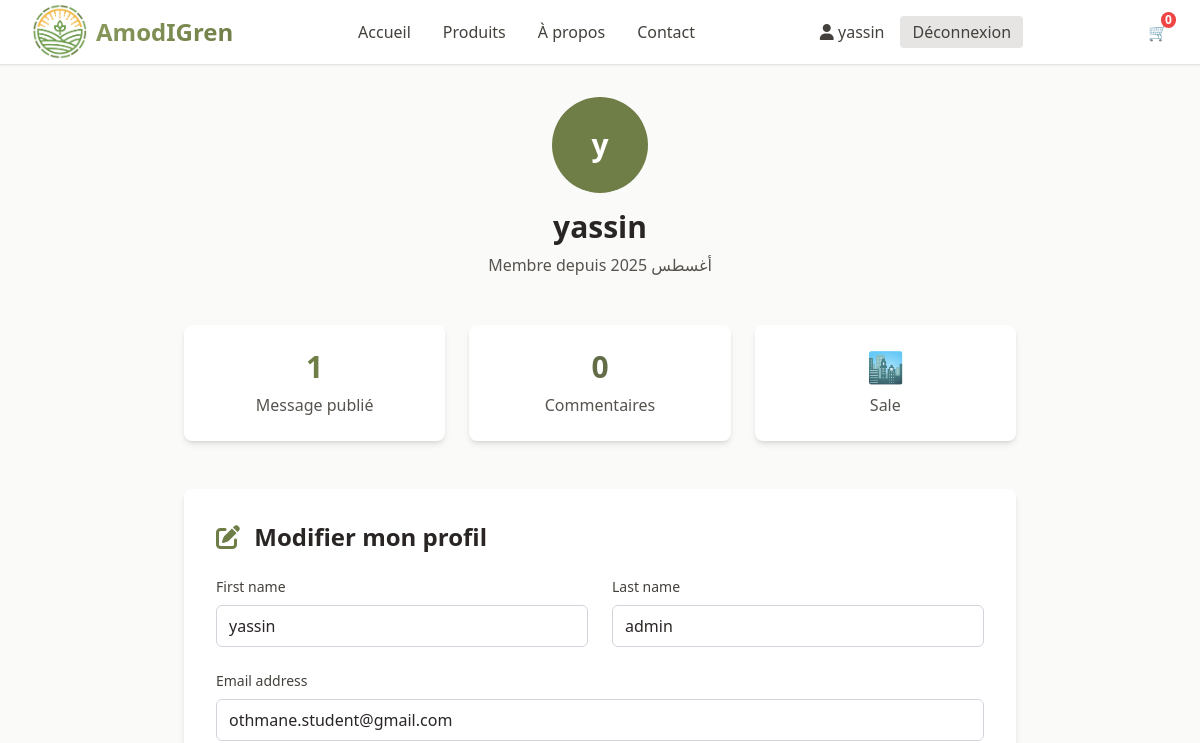
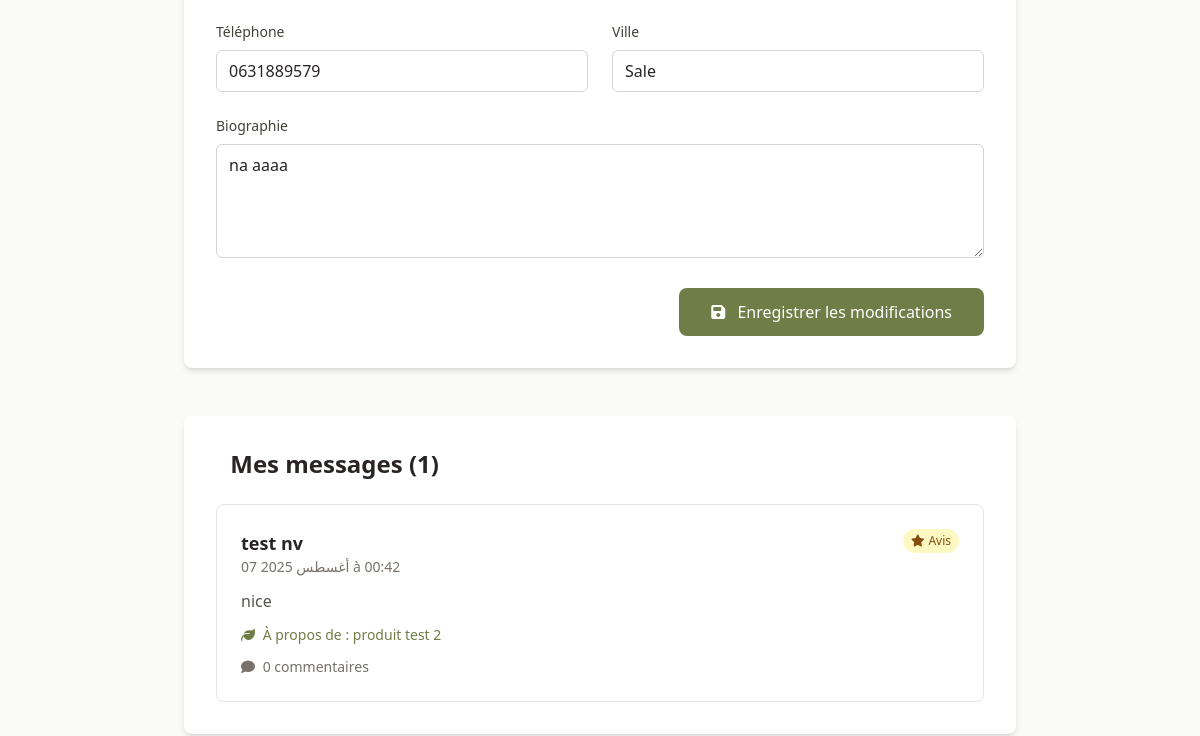
/ar/profil/ (signed in, upper part), run on an earlier commit of the app's database (2 pictures, top to bottom).
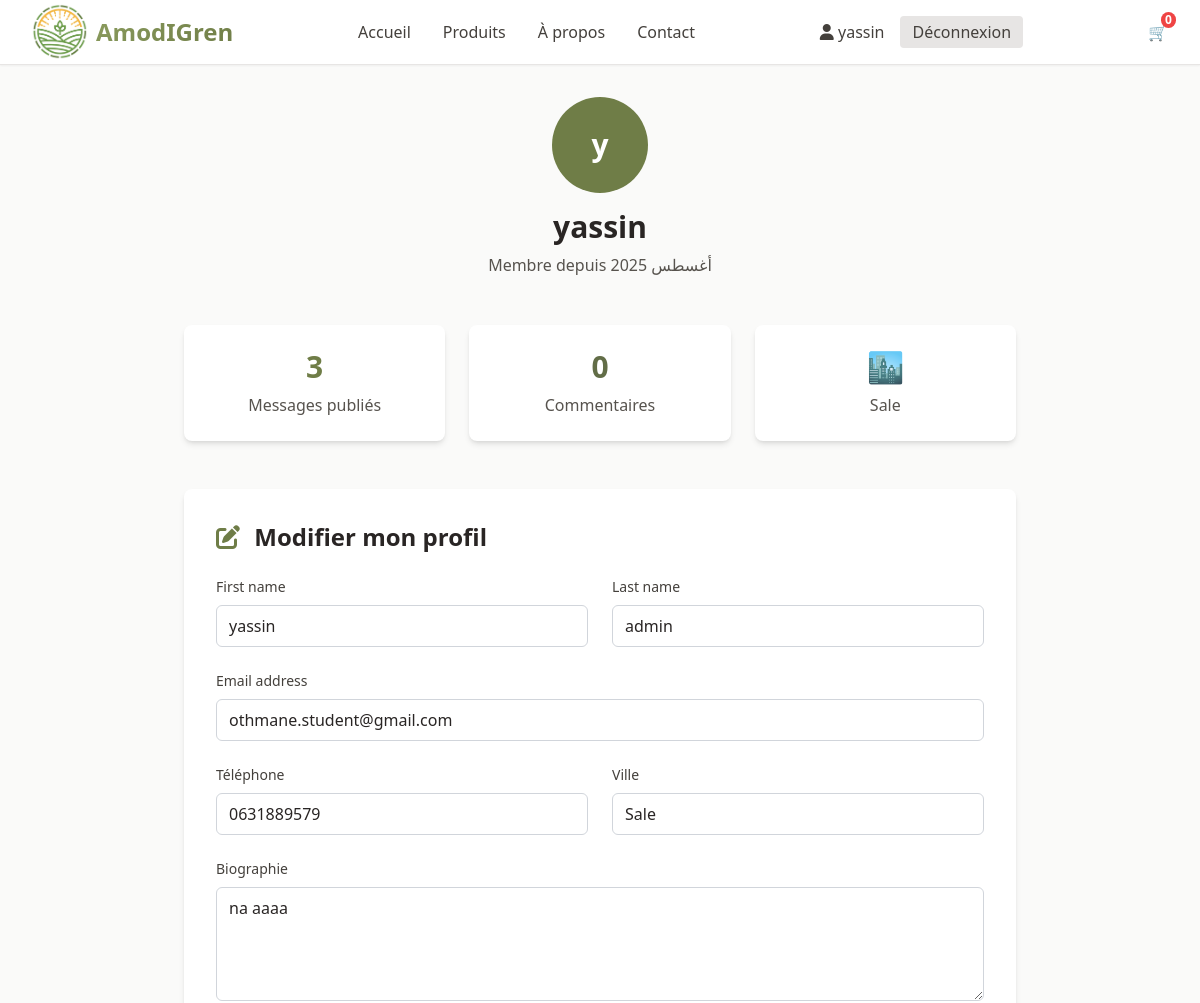
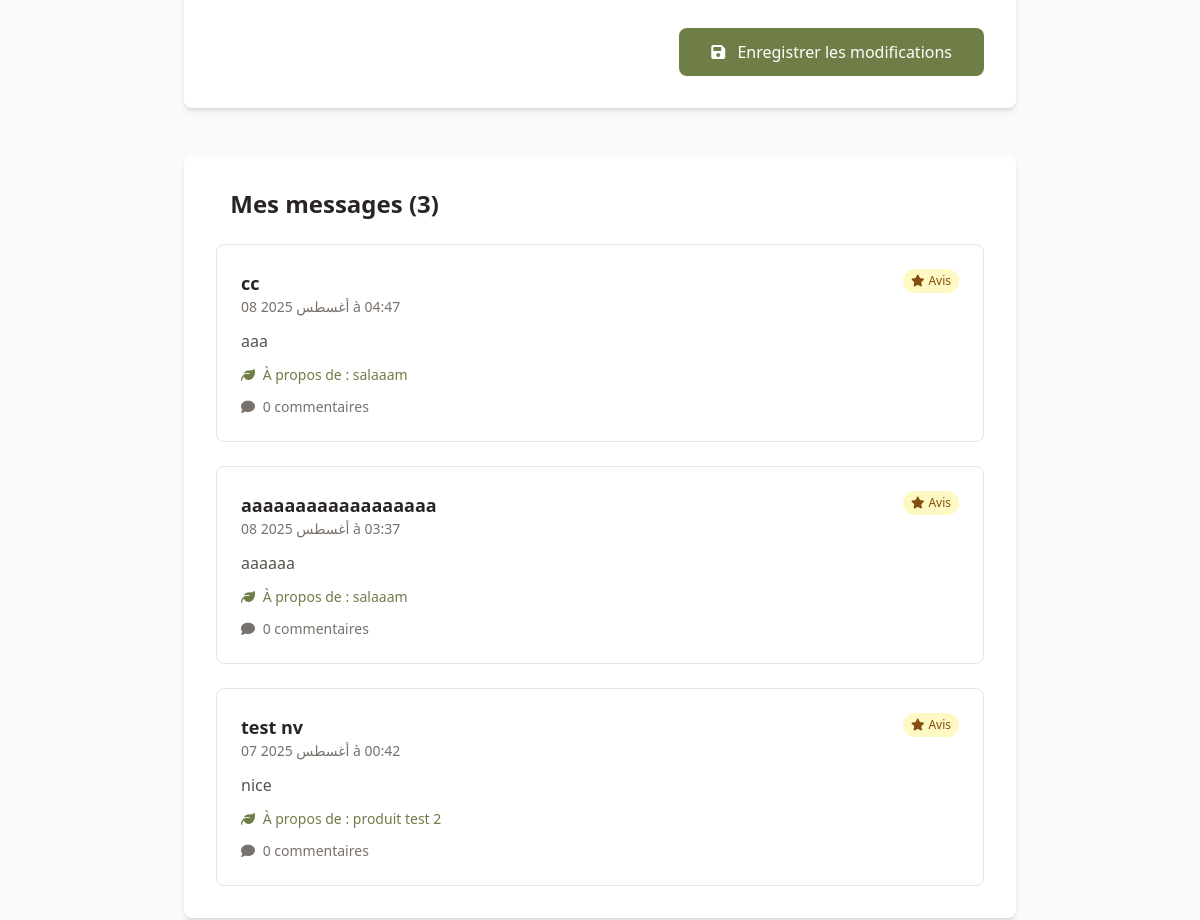
And on a later commit of the database (2 pictures, top to bottom).
### store/models.py (models this page shows, shortened)
class CommunityPost(models.Model):
    POST_TYPES = [
        ('review', 'Avis produit'),
        ('testimonial', 'Témoignage'),
        ('discussion', 'Discussion'),
    ]
    RATING_CHOICES = [
        (5, '★★★★★ - Excellent'),
        (4, '★★★★☆ - Très bon'),
        (3, '★★★☆☆ - Bon'),
        (2, '★★☆☆☆ - Moyen'),
        (1, '★☆☆☆☆ - Décevant'),
    ]
    author = models.ForeignKey(CustomUser, on_delete=models.CASCADE, verbose_name="Auteur")
    title = models.CharField(max_length=200, verbose_name="Titre")
    content = models.TextField(verbose_name="Contenu")
    post_type = models.CharField(max_length=20, choices=POST_TYPES, default='discussion', verbose_name="Type de post")
    product = models.ForeignKey(Product, on_delete=models.CASCADE, null=True, blank=True, verbose_name="Produit lié")
    rating = models.PositiveSmallIntegerField(choices=RATING_CHOICES, null=True, blank=True, verbose_name="Note")
    is_approved = models.BooleanField(default=True, verbose_name="Approuvé")
    created_at = models.DateTimeField(auto_now_add=True)
    updated_at = models.DateTimeField(auto_now=True)
    class Meta:
        verbose_name = "Post communauté"
        verbose_name_plural = "Posts communauté"
        ordering = ['-created_at']

class Product(models.Model):
    name = models.CharField(max_length=200, verbose_name="Nom du produit")
    name_ar = models.CharField(max_length=200, blank=True, verbose_name="Nom (Arabe)")
    description = models.TextField(verbose_name="Description")
    description_ar = models.TextField(blank=True, verbose_name="Description (Arabe)")
    ingredients = models.TextField(blank=True, verbose_name="Ingrédients")
    ingredients_ar = models.TextField(blank=True, verbose_name="Ingrédients (Arabe)")
    price = models.DecimalField(max_digits=10, decimal_places=2, verbose_name="Prix (MAD)")
    image = models.ImageField(upload_to='products/', verbose_name="Image principale")
    category = models.ForeignKey(Category, on_delete=models.CASCADE, verbose_name="Catégorie")
    is_available = models.BooleanField(default=True, verbose_name="Disponible")
    created_at = models.DateTimeField(auto_now_add=True)
    updated_at = models.DateTimeField(auto_now=True)
    class Meta:
        verbose_name = "Produit"
        verbose_name_plural = "Produits"
        ordering = ['-created_at']

### store/views.py (the view)
# urls.py: path('profil/', views.profile, name='profile'),
@login_required
def profile(request):
    user_posts = CommunityPost.objects.filter(author=request.user).order_by('-created_at')
    if request.method == 'POST':
        form = UserProfileForm(request.POST, instance=request.user)
        if form.is_valid():
            form.save()
            messages.success(request, 'Votre profil a été mis à jour avec succès!')
            return redirect('profile')
    else:
        form = UserProfileForm(instance=request.user)
    return render(request, 'store/profile.html', {
        'form': form,
        'user_posts': user_posts,
    })

### store/forms.py
class UserProfileForm(forms.ModelForm):
    class Meta:
        model = CustomUser
        fields = ['first_name', 'last_name', 'email', 'phone', 'city', 'bio']
        widgets = {
            'bio': forms.Textarea(attrs={'rows': 4, 'placeholder': 'Parlez-nous de vous...'}),
        }
    def __init__(self, *args, **kwargs):
        super().__init__(*args, **kwargs)
        self.helper = FormHelper()
        self.helper.layout = Layout(
            Row(Column('first_name'), Column('last_name'), css_class='form-row'),
            'email',
            Row(Column('phone'), Column('city'), css_class='form-row'),
            'bio',
            Submit('submit', '✅ Mettre à jour', css_class='bg-green-600 hover:bg-green-700 text-white font-bold py-2 px-4 rounded transition-colors')
        )
        for field in self.fields.values():
            field.widget.attrs['class'] = 'w-full px-3 py-2 border border-gray-300 rounded-md focus:outline-none focus:ring-2 focus:ring-green-500'

### store/context_processors.py (called while the page is built)
def cart_count(request):
    cart = get_or_create_cart(request)
    return {'cart_count': cart.items.count()}

### templates/store/profile.html (shortened to what the changed rows need)
{% extends 'base.html' %}
{% load crispy_forms_tags %}
{% block content %}
<div class="max-w-4xl mx-auto px-4 sm:px-6 lg:px-8 py-8">
    <div class="text-center mb-12">
        <h1 class="text-3xl font-bold text-stone-800 mb-2">
            {{ user.first_name|default:user.username }}
        </h1>
    </div>
    <div class="grid grid-cols-1 md:grid-cols-3 gap-6 mb-12">
        <div class="bg-white rounded-lg shadow-md p-6 text-center">
            <div class="text-3xl font-bold text-olive-600 mb-2">{{ user_posts.count }}</div>
            <div class="text-stone-600">Message{{ user_posts.count|pluralize }} publié{{ user_posts.count|pluralize }}</div>
        </div>
    </div>
    <div class="bg-white rounded-lg shadow-md p-8 mb-12">
        <h2 class="text-2xl font-semibold text-stone-800 mb-6">
            <i class="fas fa-edit mr-2 text-olive-600"></i>
            Modifier mon profil
        </h2>
    </div>
    <div class="bg-white rounded-lg shadow-md p-8">
        <h2 class="text-2xl font-semibold text-stone-800 mb-6">
            Mes messages ({{ user_posts.count }})
        </h2>
        {% if user_posts %}
            <div class="space-y-6">
                {% for post in user_posts %}
                    <div class="border border-stone-200 rounded-lg p-6">
                        <div class="flex items-start justify-between mb-3">
                            <div>
                                <h3 class="text-lg font-semibold text-stone-800">{{ post.title }}</h3>
                                <div class="text-sm text-stone-500">
                                    {{ post.created_at|date:"d M Y à H:i" }}
                                </div>
                            </div>
                            <div class="flex items-center space-x-2">
                                {% if post.post_type == 'review' %}
                                    <span class="bg-yellow-100 text-yellow-800 px-2 py-1 rounded-full text-xs font-medium">
                                        <i class="fas fa-star mr-1"></i>Avis
                                    </span>
                                {% elif post.post_type == 'testimonial' %}
                                    <span class="bg-red-100 text-red-800 px-2 py-1 rounded-full text-xs font-medium">
                                        <i class="fas fa-heart mr-1"></i>Témoignage
                                    </span>
                                {% else %}
                                    <span class="bg-blue-100 text-blue-800 px-2 py-1 rounded-full text-xs font-medium">
                                        <i class="fas fa-comments mr-1"></i>Discussion
                                    </span>
                                {% endif %}
                            </div>
                        </div>
                        <p class="text-stone-600 mb-3">{{ post.content|truncatewords:30 }}</p>
                        {% if post.product %}
                            <div class="text-sm text-olive-600">
                                <i class="fas fa-leaf mr-1"></i>
                                À propos de : {{ post.product.name }}
                            </div>
                        {% endif %}
                        <div class="mt-3 text-sm text-stone-500">
                            <i class="fas fa-comment mr-1"></i>
                            {{ post.comments.count }} commentaire{{ post.comments.count|pluralize }}
                        </div>
                    </div>
                {% endfor %}
            </div>
        {% endif %}
    </div>
</div>
{% endblock %}

What changed in the data, as far as the page shows it:
added CommunityPost: title "cc", created_at "08 أغسطس 2025 à 04:47", post_type "review" (drawn), content "aaa", product.name "salaaam", comments.count "0"
added CommunityPost: title "aaaaaaaaaaaaaaaaaa", created_at "08 أغسطس 2025 à 03:37", post_type "review" (drawn), content "aaaaaa", product.name "salaaam", comments.count "0"
Also different on the page:
{{ user_posts.count }}: "1" → "3"
